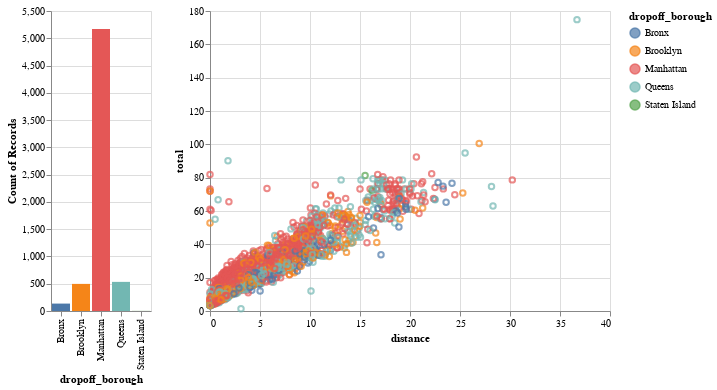

The cell this chart's notebook holds for it:
### Markdown cell above
[Altair Chart Interactivity Resource](https://altair-viz.github.io/altair-tutorial/notebooks/06-Selections.html)

### Code cell
click = alt.selection_multi(encodings=['color'])

scatter = alt.Chart(df).mark_point().encode(
    x=alt.X('distance', scale=alt.Scale(domain=(0,40))),
    y=alt.Y('total', scale=alt.Scale(domain=(0,180))),
    color='dropoff_borough'
).transform_filter(
    click
)

hist = alt.Chart(df).mark_bar().encode(
    x='dropoff_borough',
    y='count()',
    color=alt.condition(click, 'dropoff_borough', alt.value('lightgray')), 
    tooltip=["count()"]
).add_selection(
    click
)


alt.concat(hist, scatter)

### Figure 1 — Vega-Lite specification as saved in the notebook (floating-point values rounded to 4 significant figures; data arrays with more than 128 entries replaced by an {"elided": "..."} marker saying what was removed)
{"config": {"view": {"continuousWidth": 400, "continuousHeight": 300}}, "concat": [{"mark": "bar", "encoding": {"color": {"condition": {"field": "dropoff_borough", "type": "nominal", "selection": "selector001"}, "value": "lightgray"}, "tooltip": [{"aggregate": "count", "type": "quantitative"}], "x": {"field": "dropoff_borough", "type": "nominal"}, "y": {"aggregate": "count", "type": "quantitative"}}, "selection": {"selector001": {"type": "multi", "encodings": ["color"]}}}, {"mark": "point", "encoding": {"color": {"field": "dropoff_borough", "type": "nominal"}, "x": {"field": "distance", "scale": {"domain": [0, 40]}, "type": "quantitative"}, "y": {"field": "total", "scale": {"domain": [0, 180]}, "type": "quantitative"}}, "transform": [{"filter": {"selection": "selector001"}}]}], "data": {"name": "data-3592f6b8fcff8a148dc6a01847da18be"}, "$schema": "https://vega.github.io/schema/vega-lite/v4.17.0.json", "datasets": {"data-3592f6b8fcff8a148dc6a01847da18be": {"elided": "6341 records"}}}
